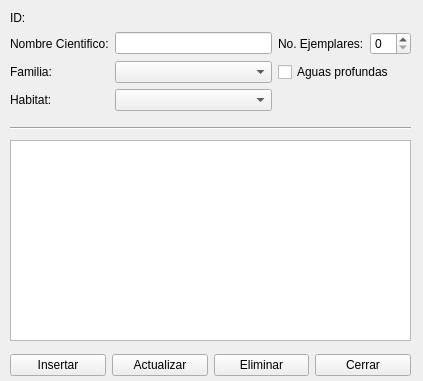
<?xml version="1.0" encoding="UTF-8"?>
<ui version="4.0">
 <class>Form</class>
 <widget class="QWidget" name="Form">
  <property name="geometry">
   <rect>
    <x>0</x>
    <y>0</y>
    <width>423</width>
    <height>381</height>
   </rect>
  </property>
  <property name="windowTitle">
   <string>Form</string>
  </property>
  <widget class="QWidget" name="layoutWidget_3">
   <property name="geometry">
    <rect>
     <x>10</x>
     <y>350</y>
     <width>401</width>
     <height>31</height>
    </rect>
   </property>
   <layout class="QHBoxLayout" name="horizontalLayout_2">
    <item>
     <widget class="QPushButton" name="btn_insertar">
      <property name="text">
       <string>Insertar</string>
      </property>
     </widget>
    </item>
    <item>
     <widget class="QPushButton" name="btn_actualizar">
      <property name="text">
       <string>Actualizar</string>
      </property>
     </widget>
    </item>
    <item>
     <widget class="QPushButton" name="btn_eliminar">
      <property name="text">
       <string>Eliminar</string>
      </property>
     </widget>
    </item>
    <item>
     <widget class="QPushButton" name="btn_cerrar">
      <property name="text">
       <string>Cerrar</string>
      </property>
     </widget>
    </item>
   </layout>
  </widget>
  <widget class="QTableWidget" name="tabla_planta_acuatica">
   <property name="geometry">
    <rect>
     <x>10</x>
     <y>140</y>
     <width>401</width>
     <height>201</height>
    </rect>
   </property>
  </widget>
  <widget class="Line" name="line">
   <property name="geometry">
    <rect>
     <x>10</x>
     <y>120</y>
     <width>401</width>
     <height>16</height>
    </rect>
   </property>
   <property name="orientation">
    <enum>Qt::Horizontal</enum>
   </property>
  </widget>
  <widget class="QWidget" name="">
   <property name="geometry">
    <rect>
     <x>10</x>
     <y>10</y>
     <width>401</width>
     <height>101</height>
    </rect>
   </property>
   <layout class="QGridLayout" name="gridLayout">
    <item row="0" column="0">
     <widget class="QLabel" name="label">
      <property name="text">
       <string>ID:</string>
      </property>
     </widget>
    </item>
    <item row="0" column="1" colspan="2">
     <widget class="QLabel" name="lb_id">
      <property name="text">
       <string/>
      </property>
     </widget>
    </item>
    <item row="1" column="0" colspan="3">
     <widget class="QLabel" name="label_2">
      <property name="text">
       <string>Nombre Cientifico:</string>
      </property>
     </widget>
    </item>
    <item row="1" column="3">
     <widget class="QLineEdit" name="valor_nombre_cient"/>
    </item>
    <item row="1" column="4">
     <widget class="QLabel" name="label_5">
      <property name="text">
       <string>No. Ejemplares:</string>
      </property>
     </widget>
    </item>
    <item row="1" column="5">
     <widget class="QSpinBox" name="sb_ejemplares"/>
    </item>
    <item row="2" column="0" colspan="2">
     <widget class="QLabel" name="label_3">
      <property name="text">
       <string>Familia:</string>
      </property>
     </widget>
    </item>
    <item row="2" column="4" colspan="2">
     <widget class="QCheckBox" name="check_profundas">
      <property name="text">
       <string>Aguas profundas</string>
      </property>
     </widget>
    </item>
    <item row="3" column="0" colspan="2">
     <widget class="QLabel" name="label_4">
      <property name="text">
       <string>Habitat:</string>
      </property>
     </widget>
    </item>
    <item row="2" column="3">
     <widget class="QComboBox" name="cbx_familia">
      <item>
       <property name="text">
        <string/>
       </property>
      </item>
      <item>
       <property name="text">
        <string>lol</string>
       </property>
      </item>
     </widget>
    </item>
    <item row="3" column="3">
     <widget class="QComboBox" name="cbx_habitat">
      <item>
       <property name="text">
        <string/>
       </property>
      </item>
      <item>
       <property name="text">
        <string>mmm</string>
       </property>
      </item>
     </widget>
    </item>
   </layout>
  </widget>
 </widget>
 <resources/>
 <connections/>
</ui>
